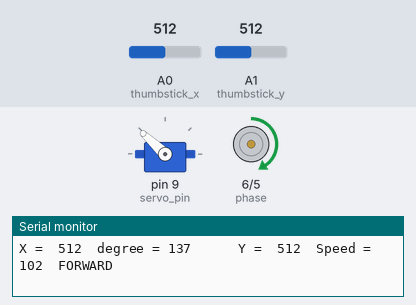
A sketch run on a simulated Arduino Uno, built with avr-gcc and run on an emulated ATmega328P. On the bench: servo, direction and speed pins drawn as motors (green arrow = direction pin HIGH = forward, orange = LOW = backward, longer = more drive), the last lines printed to the serial monitor. Inputs (shaded band) come from the test bench; at power-on: A0 (thumbstick_x) = 512, A1 (thumbstick_y) = 512.

Above: at 1.2 s.
1.3 s: A0 (thumbstick_x) set to 384
At 2.4 s:
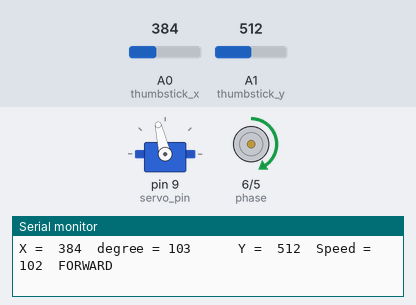
2.8 s: A0 (thumbstick_x) set to 358
At 4.0 s:
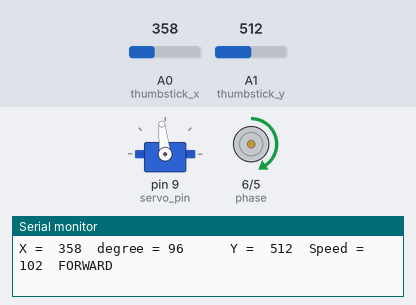
4.3 s: A1 (thumbstick_y) set to 335
At 4.7 s:
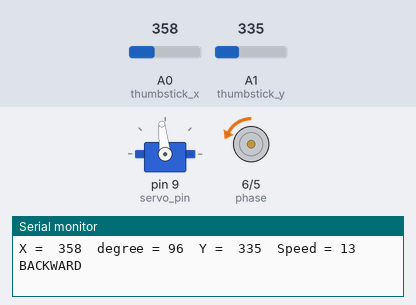
5.8 s: A1 (thumbstick_y) set to 355
At 6.5 s:
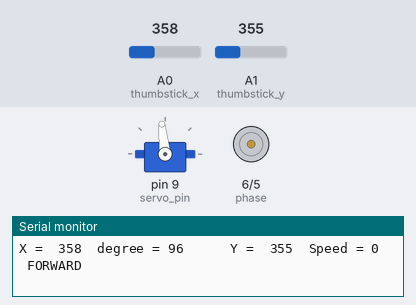
7.3 s: A0 (thumbstick_x) set to 511
At 7.7 s:
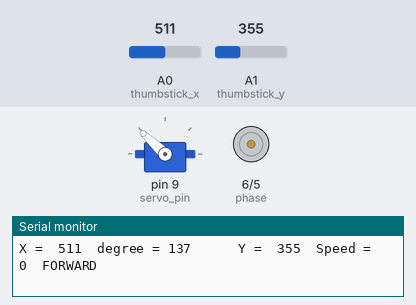
8.8 s: A1 (thumbstick_y) set to 306
At 9.9 s:
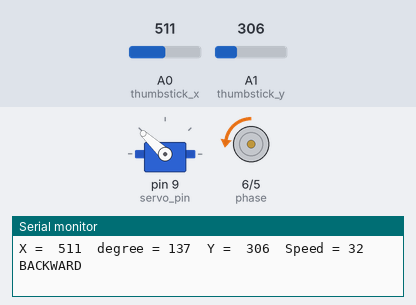
Timing chart, 0 to 11.3 s (numbered marks = the images above; inputs shaded):
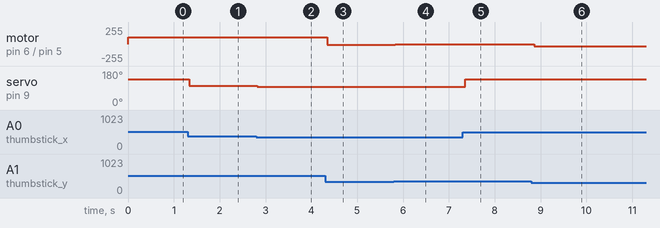

Measured:
- after the input at 1.3 s, servo on pin 9 (servo_pin): 137° → 103° at once
- after the input at 2.8 s, servo on pin 9 (servo_pin): 103° → 96° at once
- after the input at 4.3 s, motor on pin 6 (phase) / pin 5 (enable): forward 102/255 → backward 13/255 at once
- after the input at 5.8 s, motor on pin 6 (phase) / pin 5 (enable): backward 13/255 → stopped at once
- after the input at 7.3 s, servo on pin 9 (servo_pin): 96° → 137° after 0.06 s
- after the input at 8.8 s, motor on pin 6 (phase) / pin 5 (enable): stopped → backward 32/255 after 0.06 s

The sketch:

Motor_N_servo_ch.ino
```cpp
#include <Servo.h>
#define thumbstick_x A0
#define thumbstick_y A1
#define enable 5
#define phase 6
#define FORWARD HIGH
#define BACKWARD LOW
#define BAUDRATE 9600
#define servo_pin 9
int degree;
int Speed;
int raw_analog_reading_y;
int raw_analog_reading_x;
Servo servo;
void setup() {

  // Start Serial Monitor for feedback
  Serial.begin(BAUDRATE);
  // Attach servo pin to Servo object
  servo.attach(servo_pin);
  // Set phase (digital) pin as an output
  pinMode(phase,OUTPUT);

  // Set initial condition for motor driver
  digitalWrite(phase,FORWARD);
  analogWrite(enable,0);
}
void loop() {
  raw_analog_reading_y = analogRead(thumbstick_y);
  raw_analog_reading_x = analogRead(thumbstick_x);
  degree = raw_analog_reading_x*18/67;
  Speed =  raw_analog_reading_y*25/67;
  Serial.print("X =  ");
  Serial.print(raw_analog_reading_x);
  Serial.print("  ");
  Serial.print("degree = ");
  Serial.print(degree);
  Serial.print("  ");
  servo.write(degree);
  if(raw_analog_reading_y >= 345){
        digitalWrite(phase,FORWARD);
        Speed = (raw_analog_reading_y - 356) * 25/38;
        Serial.print("    ");
        analogWrite(enable,Speed);
        Serial.print("Y =  ");
        Serial.print(raw_analog_reading_y);
        Serial.print("  ");
        Serial.print("Speed = ");
        Serial.print(Speed);
        Serial.print("  ");
        Serial.print("FORWARD");
        Serial.print("  ");
        Serial.println();
  }
  else{
        digitalWrite(phase,BACKWARD);
        Speed = abs(raw_analog_reading_y-356) * 25/38;
        analogWrite(enable,Speed);
        Serial.print("Y =  ");
        Serial.print(raw_analog_reading_y);
        Serial.print("  ");
        Serial.print("Speed = ");
        Serial.print(Speed);
        Serial.print("  ");
        Serial.print("BACKWARD");
        Serial.print("  ");
        Serial.println();
  }
//  analogWrite(enable,Speed);
  delay(50);
}
```
